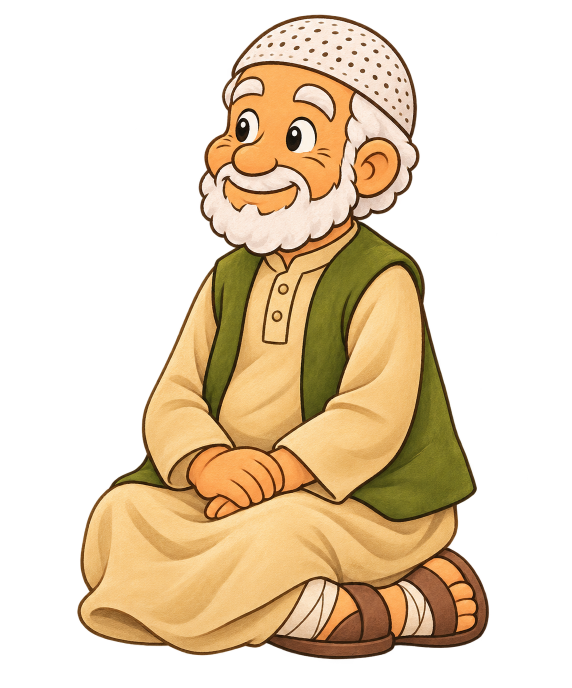
#> input picture assets/art/characters/grandpa/grandpa_festival_seated.png, 1143 x 1376 px (shown at 1/2 size)
$ python build_grandpa_festival_face.py
#> lines starting #> are read from the running program, lines starting #| are printed output that depends on the picture; after the words box and inside, x2 and y2 are one past the last pixel; in counts of white or black regions, pixels touching at a corner belong together
### tools/build_grandpa_face.py
"""Draws Grandpa's blink and mouth patches for the seated rig.

Run from the project folder:  python tools/build_grandpa_face.py

The original picture (assets/cut/grandpa_bench/grandpa_seated.png) is only read. Every patch is a
small transparent PNG in game/characters/jad/rig/, in the picture's own pixel coordinates (the box
of each patch is written to face_layout.json). Shapes are drawn 4x larger and scaled down, so the
edges are smooth. Colours are sampled from the picture.
"""
import json
from pathlib import Path
from PIL import Image, ImageDraw, ImageFilter

ROOT = Path(__file__).resolve().parents[1]
SOURCE = ROOT / "assets/cut/grandpa_bench/grandpa_seated.png"
OUT = ROOT / "game/characters/jad/rig"
S = 4  # supersampling

EYES_BOX = (256, 108, 376, 172)
MOUTH_BOX = (286, 194, 394, 262)
UPPER_BOX = (238, 62, 378, 180)

# Greeting arm (hand on heart). Angles in degrees, 0 = pointing right, negative = upwards.
ARM_BOX = (130, 330, 390, 610)
ELBOW = (212, 500)
ARM_RAISED_ANGLE = -50.0
ARM_REST_ANGLE = 79.0
# Forearm outline around the elbow: u along the arm, v across it (positive = lower side).
# The back of the elbow is left open: there the sleeve joins the upper arm (same cloth).
SLEEVE_OUTLINE = [(4, -40), (40, -40), (72, -37), (80, -20), (83, 2), (80, 26), (73, 41), (40, 45), (0, 46),
                  (-22, 41), (-33, 27), (-40, 16)]
SLEEVE_BACK = [(-36, 0), (-20, -30)]
# Where the forearm is in the picture (repainted as waistcoat while the arm is raised).
FOREARM_AREA = [(243, 460), (300, 494), (299, 508), (290, 530), (279, 553), (266, 571), (254, 582),
                (248, 590), (192, 558), (188, 541), (215, 528), (236, 500), (241, 468)]
ELBOW_CURVE = [(241, 466), (239, 486), (232, 506), (218, 524), (200, 536), (190, 541)]
# The hand on his knee, reused (mirrored, so the thumb is on top) for the raised hand.
HAND_SOURCE_BOX = (388, 488, 520, 590)
HAND_AREA = [(392, 499), (516, 499), (516, 586), (392, 586)]
HAND_WRIST = (452, 512)
HAND_WRIST_LOCAL = (68, 1)
HAND_TURN = 133.0
HAND_SCALE = 0.8

# Centre of the smile line drawn in the picture (the lower edge of the moustache).
SMILE = [(300, 209), (305, 212), (312, 215.5), (320, 218.5), (330, 221), (340, 222.3),
         (350, 222.2), (360, 220.5), (368, 217.5), (374, 213), (378, 208)]


def sample(src, x, y, r=2):
    px = [src.getpixel((i, j))[:3] for i in range(x - r, x + r + 1) for j in range(y - r, y + r + 1)]
    return tuple(sum(c[k] for c in px) // len(px) for k in range(3))


def quad(p0, p1, p2, n=40):
    """Points of a curve that starts at p0, ends at p2 and passes through p1 in the middle."""
    cx = 2 * p1[0] - (p0[0] + p2[0]) / 2
    cy = 2 * p1[1] - (p0[1] + p2[1]) / 2
    pts = []
    for i in range(n + 1):
        t = i / n
        pts.append(((1 - t) ** 2 * p0[0] + 2 * t * (1 - t) * cx + t * t * p2[0],
                    (1 - t) ** 2 * p0[1] + 2 * t * (1 - t) * cy + t * t * p2[1]))
    return pts


def interp(points, x):
    for (x0, y0), (x1, y1) in zip(points, points[1:]):
        if x0 <= x <= x1:
            return y0 + (y1 - y0) * (x - x0) / (x1 - x0)
    return points[0][1] if x < points[0][0] else points[-1][1]


class Layer:
    def __init__(self, box):
        self.box = box
        self.size = ((box[2] - box[0]) * S, (box[3] - box[1]) * S)
        self.image = Image.new("RGBA", self.size, (0, 0, 0, 0))

    def pt(self, p):
        return ((p[0] - self.box[0]) * S, (p[1] - self.box[1]) * S)

    def pts(self, points):
        return [self.pt(p) for p in points]

    def fill(self, points, colour, feather=0.0, clip=None):
        mask = Image.new("L", self.size, 0)
        ImageDraw.Draw(mask).polygon(self.pts(points), fill=255)
        self._paste(mask, colour, feather, clip)

    def ellipse(self, centre, rx, ry, colour, feather=0.0, clip=None):
        mask = Image.new("L", self.size, 0)
        c = self.pt(centre)
        ImageDraw.Draw(mask).ellipse([c[0] - rx * S, c[1] - ry * S, c[0] + rx * S, c[1] + ry * S], fill=255)
        self._paste(mask, colour, feather, clip)

    def stroke(self, points, width, colour, clip=None):
        """A round brush moved along the points (even thickness whatever the spacing)."""
        mask = Image.new("L", self.size, 0)
        draw = ImageDraw.Draw(mask)
        p = self.pts(points)
        r = width * S / 2
        for (x0, y0), (x1, y1) in zip(p, p[1:]):
            steps = max(1, int(max(abs(x1 - x0), abs(y1 - y0))))
            for i in range(steps + 1):
                x = x0 + (x1 - x0) * i / steps
                y = y0 + (y1 - y0) * i / steps
                draw.ellipse([x - r, y - r, x + r, y + r], fill=255)
        self._paste(mask, colour, 0.0, clip)

    def mask_polygon(self, points):
        mask = Image.new("L", self.size, 0)
        ImageDraw.Draw(mask).polygon(self.pts(points), fill=255)
        return mask

    def _paste(self, mask, colour, feather, clip):
        if feather > 0:
            mask = mask.filter(ImageFilter.GaussianBlur(feather * S))
        if clip is not None:
            mask = Image.composite(mask, Image.new("L", self.size, 0), clip)
        tint = Image.new("RGBA", self.size, colour + (255,))
        tint.putalpha(mask)
        self.image.alpha_composite(tint)

    def pixel_mask(self, src, region, test, grow=1.6):
        """4x mask of every picture pixel inside `region` for which test(rgb) is true."""
        b = self.box
        small = Image.new("L", (b[2] - b[0], b[3] - b[1]), 0)
        inside = Image.new("L", small.size, 0)
        ImageDraw.Draw(inside).polygon([(x - b[0], y - b[1]) for x, y in region], fill=255)
        for j in range(small.size[1]):
            for i in range(small.size[0]):
                if inside.getpixel((i, j)) and test(src.getpixel((i + b[0], j + b[1]))[:3]):
                    small.putpixel((i, j), 255)
        mask = small.resize(self.size, Image.BICUBIC).point(lambda v: 255 if v > 96 else 0)
        if grow > 0:
            mask = mask.filter(ImageFilter.MaxFilter(int(grow * S) * 2 + 1))
        return mask

    def pixels(self, src, region, test, colour, grow=1.6, feather=0.5, clip=None):
        """Paints `colour` over every picture pixel inside `region` for which test(rgb) is true."""
        self._paste(self.pixel_mask(src, region, test, grow), colour, feather, clip)

    def cut(self, src, mask, feather=0.4):
        """The picture's own pixels under `mask`, as a 4x sprite that can be moved and pasted."""
        b = self.box
        sprite = src.crop(b).resize(self.size, Image.BICUBIC)
        sprite.putalpha(mask.filter(ImageFilter.GaussianBlur(feather * S)))
        return sprite

    # [15 lines left out: function place, not called in this run]

    def save(self, name):
        size = (self.box[2] - self.box[0], self.box[3] - self.box[1])
        small = self.image.convert("RGBa").resize(size, Image.LANCZOS).convert("RGBA")
        small.save(OUT / name)


def far_from(colour, limit):
    return lambda rgb: sum(abs(rgb[k] - colour[k]) for k in range(3)) > limit


def oval(centre, rx, ry, n=48):
    import math
    return [(centre[0] + rx * math.cos(i * math.tau / n), centre[1] + ry * math.sin(i * math.tau / n)) for i in range(n)]


# [133 lines left out: function build, not called in this run]


def smooth(points, rounds=3):
    """Rounds the corners of an open line (corner cutting); the two ends stay where they are."""
    for _ in range(rounds):
        out = [points[0]]
        for (x0, y0), (x1, y1) in zip(points, points[1:]):
            out.append((x0 * 0.75 + x1 * 0.25, y0 * 0.75 + y1 * 0.25))
            out.append((x0 * 0.25 + x1 * 0.75, y0 * 0.25 + y1 * 0.75))
        out.append(points[-1])
        points = out
    return points


# [78 lines left out: functions build_heart_arm, review, not called in this run]


# [6 lines that do not run on import are left out]

### tools/build_grandpa_festival_face.py
"""Draws the blink and talking-mouth patches for Grandpa's festival picture.

Run from the project folder:  python tools/build_grandpa_festival_face.py [review.png]

Same method as tools/build_grandpa_face.py (whose drawing helpers are reused): the original
picture (assets/art/characters/grandpa/grandpa_festival_seated.png) is only read, every patch is
a small transparent PNG in game/characters/jad/festival_rig/ in the picture's own pixel
coordinates, and the boxes are written to face_layout.json.
"""
import json
import sys
from pathlib import Path
from PIL import Image

import build_grandpa_face as kit

ROOT = Path(__file__).resolve().parents[1]
SOURCE = ROOT / "assets/art/characters/grandpa/grandpa_festival_seated.png"
OUT = ROOT / "game/characters/jad/festival_rig"
kit.OUT = OUT

EYES_BOX = (456, 205, 650, 320)
MOUTH_BOX = (436, 340, 612, 452)
# Centre of the smile line drawn in the picture.
SMILE = [(452, 361), (460, 364.5), (470, 368), (480, 371.5), (490, 375), (500, 378), (510, 380.5),
         (520, 382.5), (530, 383.5), (540, 383.5), (550, 382.5), (560, 381), (570, 378), (580, 374),
         (588, 370), (595, 366)]

# Greeting arm (hand on heart): his right forearm, drawn raised, with the picture's own hand.
ARM_BOX = (270, 640, 720, 1010)
ELBOW = (330, 905)
# Degrees clockwise that lay the raised forearm back towards his lap (where it fades out).
ARM_REST_ANGLE = 34.0
# The loose sleeve: under side (it hangs a little), cuff, upper side. All three are outlined.
SLEEVE_UNDER = [(336, 992), (382, 995), (428, 978), (468, 938), (502, 884), (531, 826), (556, 782)]
SLEEVE_CUFF = [(556, 782), (538, 746), (508, 720)]
SLEEVE_UPPER = [(508, 720), (462, 752), (414, 790)]
# Inside his upper sleeve there is no line: the same cloth, blended softly.
SLEEVE_BACK = [(380, 812), (336, 842), (320, 900), (324, 966)]
# His upper hand in the picture (wrist on the left), reused turned on his chest.
HAND_AREA = [(374, 952), (379, 926), (392, 906), (418, 893), (455, 888), (500, 887), (536, 895), (556, 918),
             (567, 956), (561, 988), (544, 1002), (518, 1009), (494, 1016), (468, 1012), (444, 994),
             (420, 990), (398, 990), (383, 978)]
HAND_BOX = (360, 876, 580, 1026)
HAND_WRIST = (392, 950)
HAND_TO = (540, 748)
HAND_TURN = 42.0
HAND_SCALE = 0.92


def build():
    OUT.mkdir(parents=True, exist_ok=True)
    src = Image.open(SOURCE).convert("RGBA")
#> src is the input picture: PIL image 1143x1376 RGBA; mean R, G, B, A 86.7, 69, 44.1, 108.8
    line = kit.sample(src, 520, 383, 1)
#> in sample, `px = [src.getpixel((i, j))[:3] for i in range(x - r, x + r + 1) for j ..`: px = [(84, 51, 29), (56, 25, 8), (74, 41, 18), (121, 89, 62), (48, 17, 3), (74, 41, 17), (140, 110, 81), (48, 13, 1), (81, 46, 22)]
#> line = (80, 48, 26)
    skin = kit.sample(src, 550, 245, 3)
#> skin = (251, 174, 92)
    inside = (122, 38, 30)
    tongue = (236, 128, 118)

    # Eyes closed: every eye pixel becomes skin, then one curved lash line per eye.
    eyes = kit.Layer(EYES_BOX)
    not_skin = kit.far_from(skin, 30)
    eyes.pixels(src, kit.oval((606, 270), 33, 41), not_skin, skin, grow=3.0, feather=2.5)
#> in pixel_mask, `ImageDraw.Draw(inside).polygon([(x - b[0], y - b[1]) for x, y in regio..`:
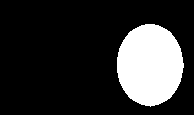
#> inside: PIL image 194x115 L; 19.2% white; 1 white region, box (x1, y1, x2, y2) and area: (117, 24, 184, 107) 4294
    eyes.pixels(src, kit.oval((495, 253), 26, 39), not_skin, skin, grow=3.0, feather=2.5)
#> call 2 of pixel_mask, with grow = 3
#> after the loop in pixel_mask (call 2), `for j in range(small.size[1]):`:
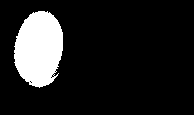
#> small: PIL image 194x115 L; 13% white; 1 white region, box (x1, y1, x2, y2) and area: (14, 11, 63, 88) 2902
    eyes.stroke(kit.quad((580, 279), (606, 292), (632, 277)), 7.5, line)
#> in stroke, `p = self.pts(points)`: p = 41 pairs, first value 496 to 704, second value 288 to 348.1
#> the loop in stroke, `for (x0, y0), (x1, y1) in zip(p, p[1:]):` made 40 passes
#> (x0, y0, x1, y1) on passes 1 to 8: (496, 296, 501.2, 301.3), (501.2, 301.3, 506.4, 306.2), (506.4, 306.2, 511.6, 310.9), (511.6, 310.9, 516.8, 315.4), (516.8, 315.4, 522, 319.5), (522, 319.5, 527.2, 323.4), (527.2, 323.4, 532.4, 326.9), (532.4, 326.9, 537.6, 330.2)
#> call 3 of _paste, with colour = (80, 48, 26), feather = 0
#> in _paste (call 3), `self.image.alpha_composite(tint)`:
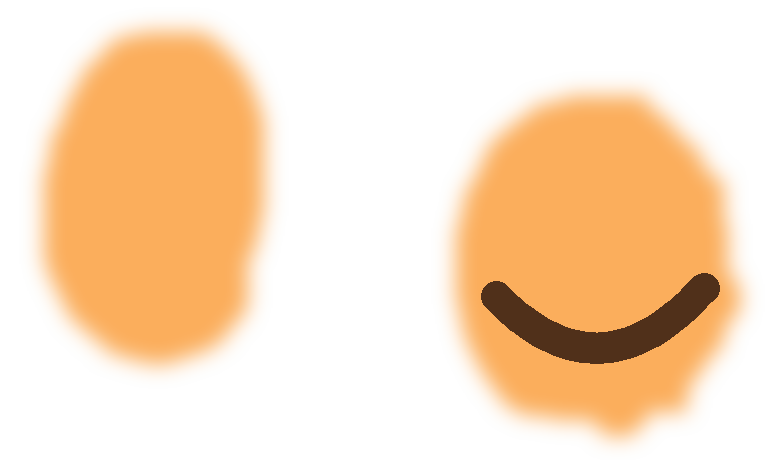
#> self.image: PIL image 776x460 RGBA; mean R, G, B, A 128.6, 89, 47.1, 96.4; transparent parts drawn white
    eyes.stroke(kit.quad((475, 265), (495, 277), (516, 263)), 7.0, line)
#> the loop in stroke (call 2), `for (x0, y0), (x1, y1) in zip(p, p[1:]):` made 40 passes
#> (x0, y0, x1, y1, steps) on passes 1 to 8: (76, 240, 79.9, 244.9, 4), (79.9, 244.9, 83.82, 249.5, 4), (83.82, 249.5, 87.75, 253.8, 4), (87.75, 253.8, 91.68, 257.9, 4), (91.68, 257.9, 95.62, 261.8, 3), (95.62, 261.8, 99.58, 265.3, 3), (99.58, 265.3, 103.5, 268.6, 3), (103.5, 268.6, 107.5, 271.7, 3)
    eyes.save("eyes_closed.png")

    # Talking mouths: the jaw drops under the smile line, which stays.
    top = [(x, kit.interp(SMILE, x) + 0.5) for x in range(462, 589, 2)]
    for name, depth in (("mouth_half.png", 404.0), ("mouth_open.png", 428.0)):
        mouth = kit.Layer(MOUTH_BOX)
        bottom = kit.quad((588, top[-1][1]), (526, depth), (462, top[0][1]))
        shape = top + bottom
        mouth.fill(shape, inside)
        clip = mouth.mask_polygon(shape)
        mouth.ellipse((526, depth + 2), 31, 15 if depth > 410 else 9, tongue, clip=clip)
        mouth.stroke(bottom, 6.6, line)
        mouth.stroke(top, 7.4, line)
        mouth.save(name)
#> this loop made 2 passes
#> pass 1, in build, `clip = mouth.mask_polygon(shape)`:
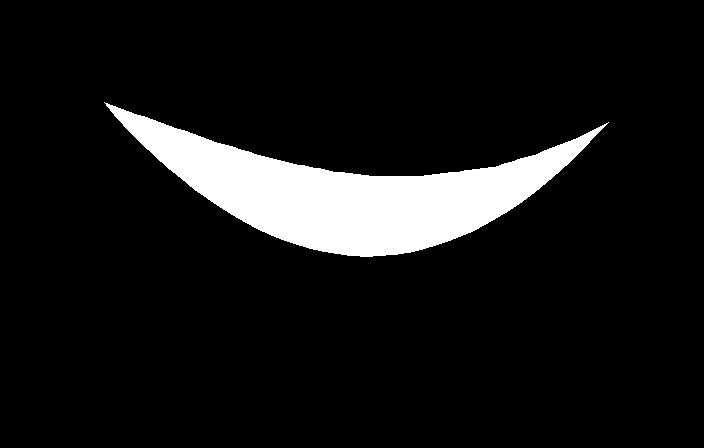
#> clip: PIL image 704x448 L; 8.9% white; 1 white region, box (x1, y1, x2, y2) and area: (104, 102, 609, 257) 28219

    build_heart_arm(src, line)

    layout = {
        "source": "assets/art/characters/grandpa/grandpa_festival_seated.png",
        "canvas": list(src.size),
        "eyes_box": list(EYES_BOX),
        "mouth_box": list(MOUTH_BOX),
        "arm_box": list(ARM_BOX),
        "elbow": list(ELBOW),
        "arm_rest_angle": ARM_REST_ANGLE,
        "note": "Boxes are [left, top, right, bottom] in the picture's pixels. arm_fore.png is drawn raised"
                " (hand on heart); turning it arm_rest_angle degrees clockwise around `elbow` lays it back"
                " towards his lap. Made by tools/build_grandpa_festival_face.py.",
    }
    (OUT / "face_layout.json").write_text(json.dumps(layout, indent=2) + "\n", encoding="utf-8")


def build_heart_arm(src, line):
    """The greeting: his right forearm lifts and the hand rests on his heart.

    arm_fore.png is the forearm in its raised pose; the rig turns it around the elbow. Nothing of
    the picture is hidden: his other hand stays in his lap, partly behind the hanging sleeve.
    """
    dark, light = kit.sample(src, 335, 890, 4), kit.sample(src, 380, 700, 3)
    sleeve = tuple((dark[k] + 2 * light[k]) // 3 for k in range(3))
    fold = kit.sample(src, 352, 780, 2)
    arm = kit.Layer(ARM_BOX)

    hand_layer = kit.Layer(HAND_BOX)
    hand = hand_layer.cut(src, hand_layer.mask_polygon(HAND_AREA), feather=0.3)
    # Same maths as Layer.place, between two layers of different boxes.
    import math
    px, py = hand_layer.pt(HAND_WRIST)
    tx, ty = arm.pt(HAND_TO)
    a = math.radians(HAND_TURN)
    c, s = math.cos(a) / HAND_SCALE, math.sin(a) / HAND_SCALE
    matrix = (c, -s, px - c * tx + s * ty, s, c, py - s * tx - c * ty)
    arm.image.alpha_composite(hand.convert("RGBa").transform(arm.size, Image.AFFINE, matrix, Image.BICUBIC).convert("RGBA"))

    under = kit.smooth(SLEEVE_UNDER)
    cuff = kit.smooth(SLEEVE_CUFF, 2)
    upper = kit.smooth(SLEEVE_UPPER)
    shape = under + cuff + upper + SLEEVE_BACK
    back = arm.mask_polygon([(270, 770), (416, 770), (404, 860), (352, 1005), (270, 1005)])
    arm.fill(shape, sleeve, feather=6.0, clip=back)
    arm.fill(under + cuff + upper + [(400, 818), (348, 850), (331, 900), (334, 968)], sleeve)
    inside = arm.mask_polygon(shape)
    arm.stroke(kit.smooth([(392, 930), (432, 898), (470, 846)]), 6.0, fold, clip=inside)
    arm.stroke(kit.smooth([(440, 800), (478, 790), (512, 766)]), 5.0, fold, clip=inside)
    arm.stroke(under + cuff + upper, 7.0, line)
    arm.save("arm_fore.png")


# [24 lines left out: function review, not called in this run]


if __name__ == "__main__":
    build()
#> in build_heart_arm, `dark, light = kit.sample(src, 335, 890, 4), kit.sample(src, 380, 700, 3)`: dark = (246, 205, 140); light = (249, 210, 145)
#> in build_heart_arm, `sleeve = tuple((dark[k] + 2 * light[k]) // 3 for k in range(3))`: sleeve = (248, 208, 143)
#> in build_heart_arm, `fold = kit.sample(src, 352, 780, 2)`: fold = (247, 203, 134)
#> in mask_polygon (call 3), `ImageDraw.Draw(mask).polygon(self.pts(points), fill=255)`:
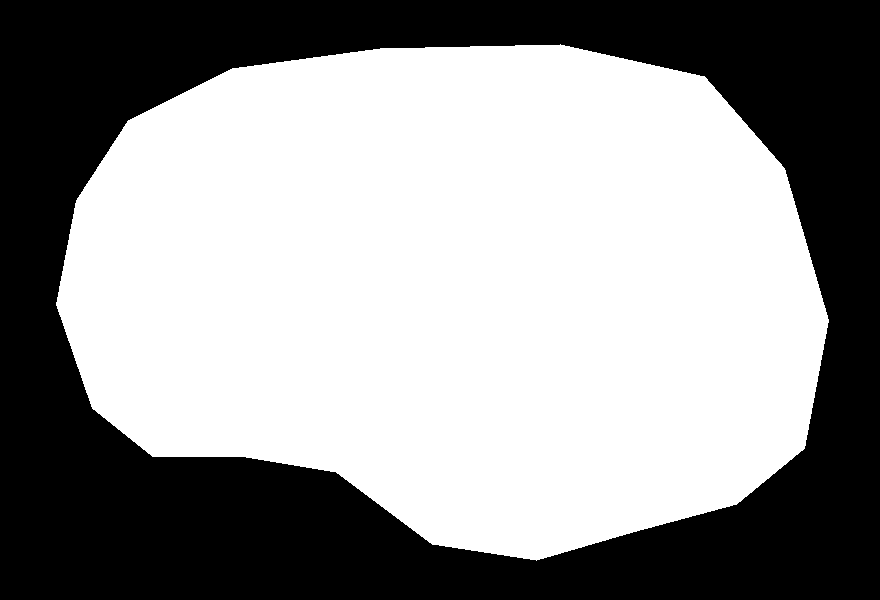
#> mask: PIL image 880x600 L; 58.5% white; 1 black region, box (x1, y1, x2, y2) and area: (0, 0, 880, 600) 219151
#> in cut, `b = self.box`: b = (360, 876, 580, 1026)
#> call 4 of fill, with colour = (248, 208, 143), feather = 0
#> in fill (call 4), `ImageDraw.Draw(mask).polygon(self.pts(points), fill=255)`:
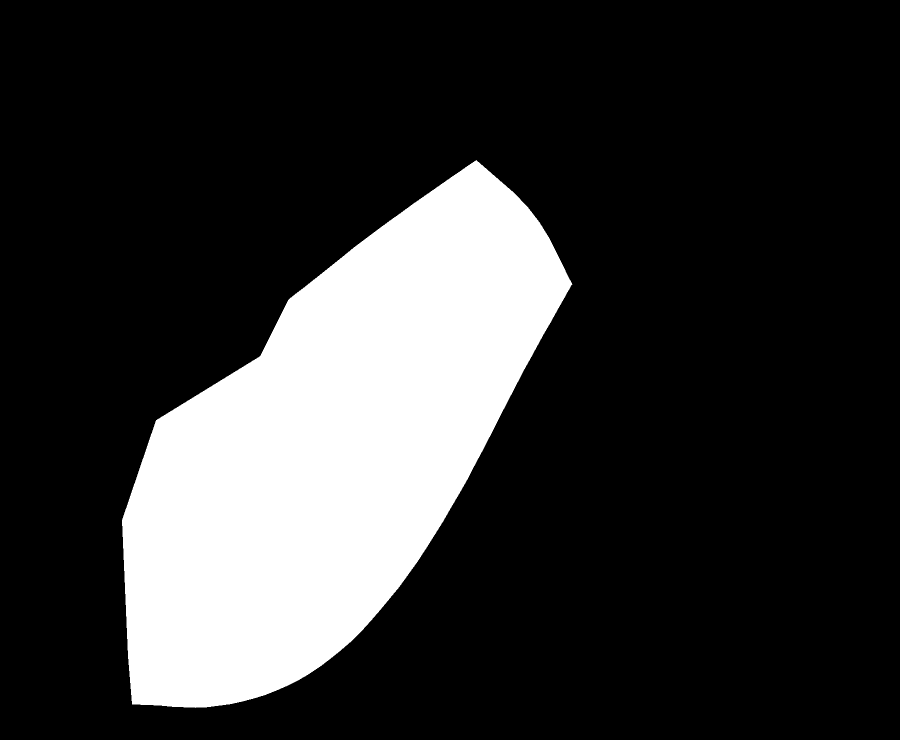
#> mask: PIL image 1800x1480 L (shown at 1/2 size); 20.3% white; 1 white region, box (x1, y1, x2, y2) and area: (244, 320, 1145, 1416) 540720
#> in _paste (call 14), `tint.putalpha(mask)`:
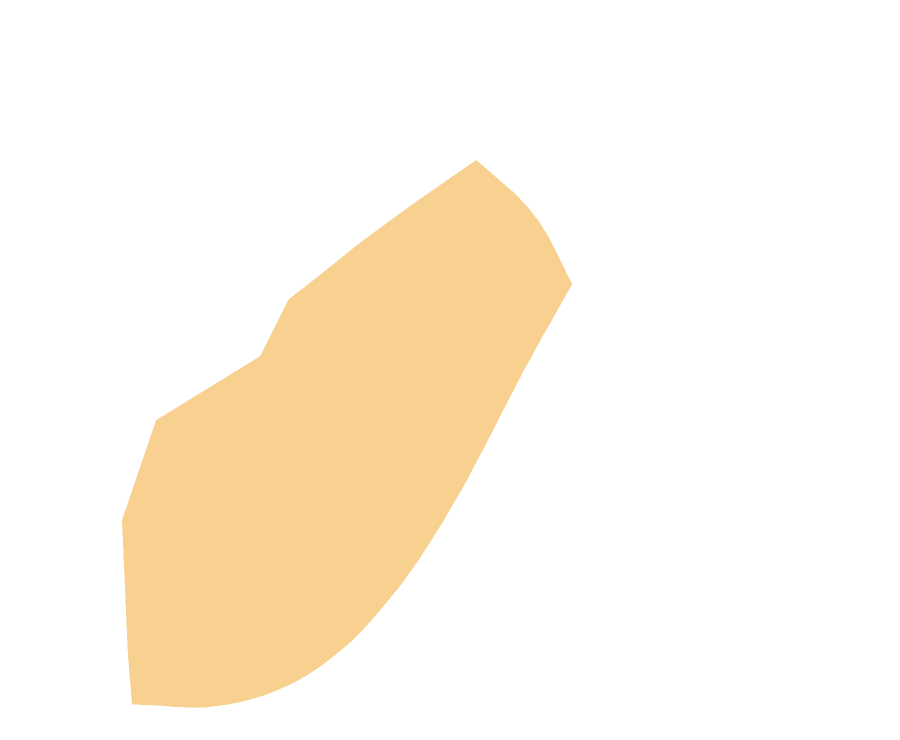
#> tint: PIL image 1800x1480 RGBA (shown at 1/2 size); mean R, G, B, A 248, 208, 143, 51.8; transparent parts drawn white
    if len(sys.argv) > 1:
        review(sys.argv[1])
    print("Festival Grandpa face patches written to", OUT)
